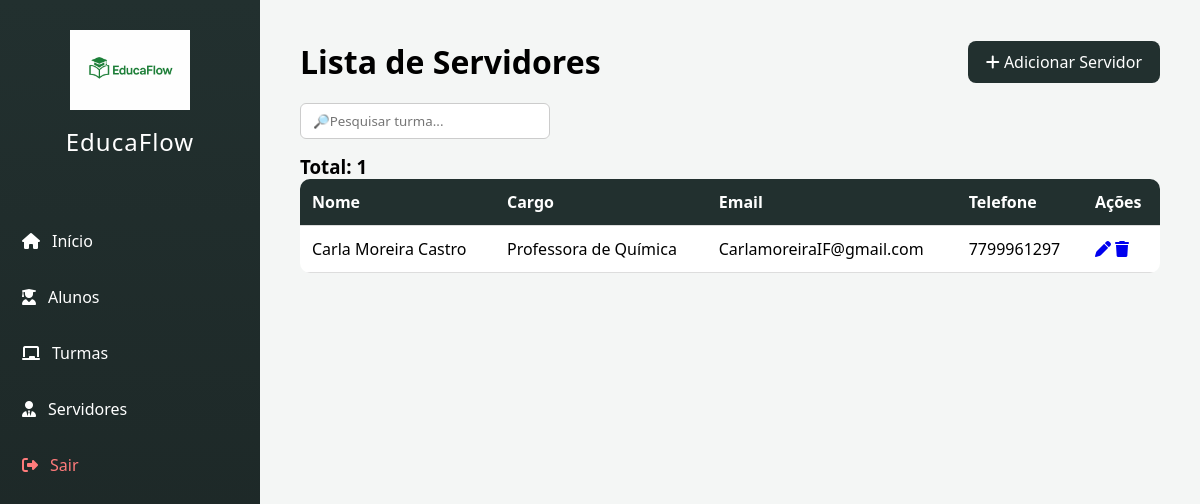
The page /servidores on the database its author committed.
### tables this page shows
CREATE TABLE servidores (
            id INTEGER PRIMARY KEY AUTOINCREMENT,  -- ID automático
            nome TEXT,                             -- Nome do servidor
            cpf TEXT,                              -- CPF
            email TEXT,                            -- Email
            endereco TEXT,                         -- Endereço
            estado TEXT,                           -- Estado
            cidade TEXT,                           -- Cidade
            genero TEXT,                           -- Gênero
            telefone TEXT,                         -- Telefone
            cargo TEXT,                            -- Cargo
            data_ingresso TEXT                     -- Data de ingresso
        );

### main.py (the view)
@app.route("/servidores")
def listar_servidores():
    conn = conectar()  # Conecta ao banco
    servidores = conn.execute(
        "SELECT * FROM servidores"
    ).fetchall()
    conn.close()
    return render_template(
        "servidores.html",
        servidores=servidores
    )

### main.py (called while the page is built)
def conectar():
    conn = sqlite3.connect("database.db")
    conn.row_factory = sqlite3.Row
    return conn

### templates/servidores.html (shortened to what this page needs)
<!DOCTYPE html>
<html lang="pt-br">
<head>
<link rel="stylesheet" href="{{ url_for('static', filename='servidores.css') }}">
<link rel="stylesheet" href="https://cdnjs.cloudflare.com/ajax/libs/font-awesome/6.4.0/css/all.min.css">
</head>
<body>
<aside class="sidebar">
    <div class="logo-area">
        <img src="{{ url_for('static', filename='Logo EducaFlow em verde.png') }}" alt="Logo">
        <h2>EducaFlow</h2>
    </div>
    <nav>
        <a href="/" class="menu-item"><i class="fa-solid fa-house"></i> Início</a>
        <a href="/alunos" class="menu-item"><i class="fa-solid fa-user-graduate"></i> Alunos</a>
        <a href="/turmas" class="menu-item"><i class="fa-solid fa-chalkboard"></i> Turmas</a>
        <a href="/servidores" class="menu-item"><i class="fa-solid fa-user-tie"></i> Servidores</a>
        <a href="/login" class="menu-item sair"><i class="fa-solid fa-right-from-bracket"></i> Sair</a>
    </nav>
</aside>
<div class="conteudo">
    <div class="topo">
        <h1>Lista de Servidores</h1>
        <a href="/cadastrar_servidores" class="btn-add"><i class="fa-solid fa-plus"></i> Adicionar Servidor</a>
    </div>
    <div class="barra-pesquisa">
        <input type="text" id="buscar" placeholder="🔎Pesquisar turma...">
    </div>
    <h3>Total: <span id="totalServidores">0</span></h3>
    <table class="tabela">
        <thead>
            <tr>
                <th>Nome</th>
                <th>Cargo</th>
                <th>Email</th>
                <th>Telefone</th>
                <th>Ações</th>
            </tr>
        </thead>
        <tbody id="listaServidores">
            {% for servidor in servidores %}
            <tr>
                <td>{{ servidor["nome"] }}</td>
                <td>{{ servidor["cargo"] }}</td>
                <td>{{ servidor["email"] }}</td>
                <td>{{ servidor["telefone"] }}</td>
                <td>
                    <a href="/editar_servidores/{{ servidor.id }}"><i class="fa-solid fa-pen"></i></a>
                    <a href="/deletar_servidores/{{ servidor.id }}" class="btn-deletar"><i class="fa-solid fa-trash"></i></a>
                </td>
            </tr>
            {% endfor %}
        </tbody>
    </table>
</div>
<div id="modalConfirmacao" class="modal">
    <div class="modal-content">
        <h2>Confirmação</h2>
        <div class="modal-botoes">
            <button id="btnCancelar">Cancelar</button>
            <button id="btnConfirmar">Confirmar</button>
        </div>
    </div>
</div>
</body>
</html>

### static/servidores.css (style rules this page uses)
* { margin: 0; padding: 0; box-sizing: border-box; font-family: 'Segoe UI', sans-serif; }
body { background-color: #f4f6f5; }
.sidebar { width: 260px; height: 100vh; background: linear-gradient(180deg, #22302f, #1b2524); position: fixed; padding: 30px 10px; display: flex; flex-direction: column; }
.logo-area { text-align: center; margin-bottom: 50px; }
.logo-area img { width: 120px; margin-bottom: 10px; }
.logo-area h2 { color: white; font-weight: 500; letter-spacing: 1px; }
.menu-item { color: white; text-decoration: none; margin: 10px 0; display: flex; align-items: center; gap: 12px; padding: 12px; border-radius: 8px; transition: 0.3s; }
.sair { margin-top: auto; color: #ff7b7b; }
.conteudo { margin-left: 260px; padding: 40px; }
.topo { display: flex; justify-content: space-between; align-items: center; margin-bottom: 20px; }
.btn-add { background-color: #22302f; color: white; padding: 10px 18px; border-radius: 8px; text-decoration: none; transition: 0.3s; }
.barra-pesquisa { margin-bottom: 15px; }
.barra-pesquisa input { padding: 8px 12px; width: 250px; border-radius: 6px; border: 1px solid #ccc; }
.tabela { width: 100%; border-collapse: collapse; background: white; border-radius: 10px; overflow: hidden; }
.tabela thead { background-color: #22302f; color: white; }
.tabela th, .tabela td { padding: 12px; text-align: left; }
.tabela tr { border-bottom: 1px solid #ddd; }

### rows shown on the page
servidores: nome "Carla Moreira Castro", cargo "Professora de Química", email "CarlamoreiraIF@gmail.com", telefone "7799961297"
